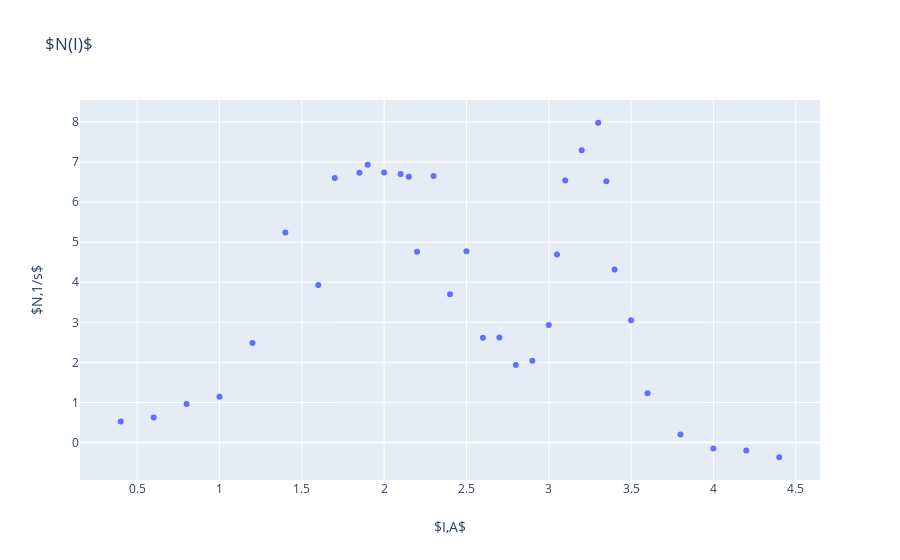

Here is the notebook cell this chart was saved with:
### Code cell
fig2 = go.Figure()
fig2.add_trace(go.Scatter(x = table.iloc[:,0],y=table.iloc[:,2],
                    mode='markers'))
fig2.update_layout(xaxis_title='$I,A$',
                   yaxis_title='$N,1/s$',
                   title=go.layout.Title(
                       text="$N(I)$"))
fig2.show()

### Figure 1 — Plotly figure (JSON) as saved in the notebook; plotly's stock layout.template omitted (floating-point values rounded to 4 significant figures)
{"data": [{"mode": "markers", "type": "scatter", "x": [0.4, 0.6, 0.8, 1, 1.2, 1.4, 1.6, 2.2, 2.4, 2.6, 2.8, 2.9, 3, 3.2, 3.3, 3.35, 3.4, 3.6, 3.8, 4, 4.2, 4.4, 3.5, 3.1, 3.05, 2.1, 2, 1.9, 1.85, 2.15, 1.7, 2.3, 2.7, 2.5], "y": [0.5228, 0.6228, 0.9618, 1.142, 2.482, 5.241, 3.932, 4.761, 3.702, 2.612, 1.932, 2.042, 2.932, 7.291, 7.98, 6.521, 4.321, 1.232, 0.2028, -0.1472, -0.1972, -0.3672, 3.052, 6.541, 4.691, 6.701, 6.741, 6.931, 6.731, 6.631, 6.601, 6.651, 2.622, 4.771]}], "layout": {"title": {"text": "$N(I)$"}, "xaxis": {"title": {"text": "$I,A$"}}, "yaxis": {"title": {"text": "$N,1/s$"}}}}
